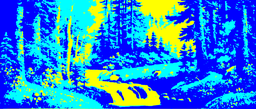
#> input picture djangopro/noplant.png, 256 x 109 px, shrunk from 1500 x 637 before the run
$ python test.py
#> lines starting #> are read from the running program, lines starting #| are printed output that depends on the picture
from skimage import data, segmentation, color
from skimage.future import graph
from matplotlib import pyplot as plt
import PIL.Image as image
import cv2
import numpy as np
def cv_show(img, name='img'):
    cv2.imshow(name, img)
    cv2.waitKey(0)
    cv2.destroyAllWindows()

noplant = cv2.imread('noplant.png')
#> noplant is the input picture: shape (109, 256, 3); mean B, G, R 215.2, 131.3, 39.8
row, col, z = np.shape(noplant)
#> row = 109; col = 256; z = 3
imgHSV = cv2.imread('img.png')
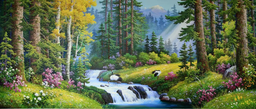
#> input picture djangopro/img.png, 256 x 109 px, shrunk from 1500 x 637 before the run
#> imgHSV is the input picture: shape (109, 256, 3); mean B, G, R 79.2, 110.7, 97.6
imgHSV = cv2.cvtColor(imgHSV, cv2.COLOR_BGR2HSV)
#> imgHSV: shape (109, 256, 3); mean H, S, V 58, 110.6, 118.3
pic_part = image.new("RGBA", (row, col))
#> pic_part: PIL image 109x256 RGBA; every value is 0
print(row, col)
#| 109 256
for i in range(row):
    for j in range(col):
        if (noplant[i][j] == [255, 255, 0]).all():
            pass
        else:
            if imgHSV[i][j][0] in range(30, 99) and imgHSV[i][j][1] in range(43, 255) and imgHSV[i][j][2] in range(46, 255):
                if imgHSV[i][j][2] in range(46, 255):
                    pic_part.putpixel((i, j), (0, 200, 0, 255))  # 绿色
                else:
                    pic_part.putpixel((i, j), (252, 230, 202, 255))  # 暖色调植物
            else:
                pic_part.putpixel((i, j), tuple(noplant[i][j]))
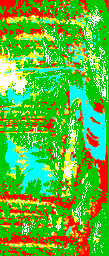
#> pic_part: PIL image 109x256 RGBA; mean R, G, B, A 72.4, 160.1, 31.6, 232.6; transparent parts drawn white
pic_part.save("result.png", "PNG")
